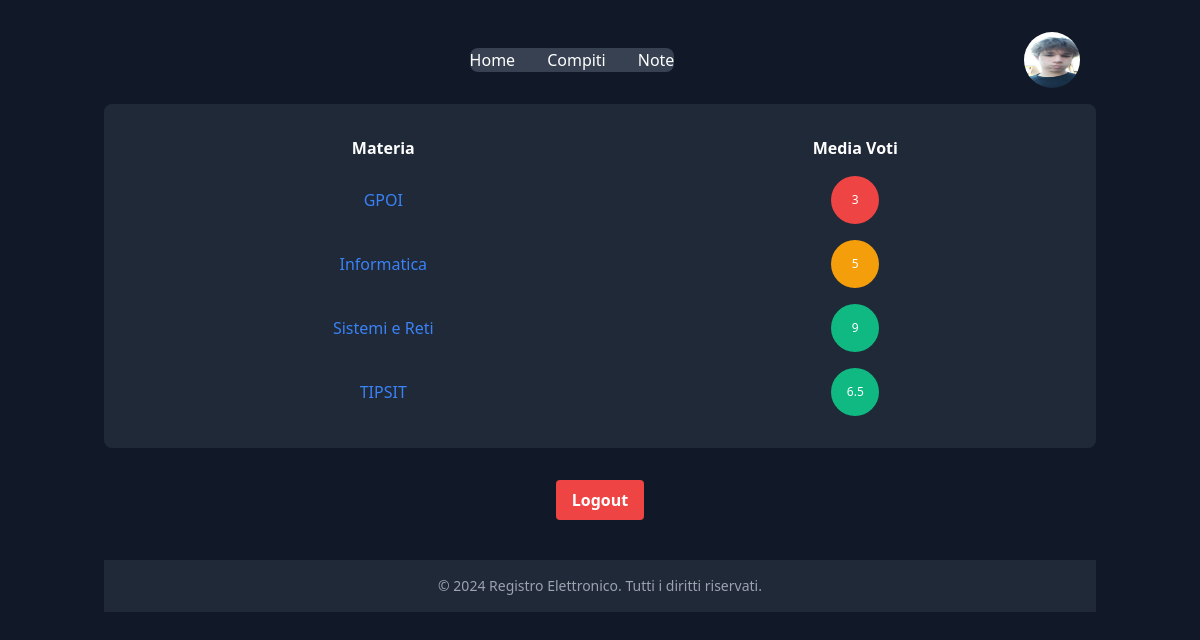
Page /pages/student_dashboard.php (signed in) on the committed database.
### tables this page shows
CREATE TABLE `users` (
  `id` int(11) NOT NULL,
  `username` varchar(50) NOT NULL,
  `password` varchar(255) NOT NULL,
  `role` enum('student','teacher','administration') NOT NULL,
  `profile_image` varchar(255) DEFAULT NULL
);

CREATE TABLE `courses` (
  `id` int(11) NOT NULL,
  `name` varchar(100) NOT NULL,
  `subject` varchar(100) NOT NULL,
  `description` text DEFAULT NULL
);

### pages/student_dashboard.php (the view, shortened to what this page needs)
<?php
include '../includes/database.php';
$user = $_SESSION['user'];
$student_id = $user['id'];
$sql_profile_image = "SELECT profile_image FROM users WHERE id = ?";
$stmt_profile_image = $conn->prepare($sql_profile_image);
$stmt_profile_image->bind_param("i", $student_id);
$stmt_profile_image->execute();
$result_profile_image = $stmt_profile_image->get_result();
$profile_image = ($result_profile_image->num_rows > 0) ? $result_profile_image->fetch_assoc()['profile_image'] : 'default_profile.jpg';
$sql_courses = "SELECT c.id AS course_id, c.name AS course_name, AVG(g.grade) AS average_grade
                FROM courses c
                LEFT JOIN grades g ON c.id = g.course_id
                WHERE g.student_id = ?
                GROUP BY c.id, c.name
                ORDER BY c.name ASC";
$stmt_courses = $conn->prepare($sql_courses);
$stmt_courses->bind_param("i", $student_id);
$stmt_courses->execute();
$result_courses = $stmt_courses->get_result();
?>
<!DOCTYPE html>
<html lang="it">
<head>
    <link href="https://cdn.jsdelivr.net/npm/tailwindcss@2.2.19/dist/tailwind.min.css" rel="stylesheet">
</head>
<body class="bg-gray-900 text-white">
    <div class="container mx-auto p-4">
        <nav class="bg-gray-900 border-gray-200 dark:bg-gray-900 relative">
            <div class="max-w-screen-xl flex flex-wrap items-center justify-between mx-auto p-4">
                <div class="flex items-center md:order-2 space-x-3 md:space-x-0 rtl:space-x-reverse">
                    <button type="button" class="flex text-sm bg-gray-800 rounded-full md:me-0 focus:ring-4 focus:ring-gray-300 dark:focus:ring-gray-600" id="user-menu-button" aria-expanded="false" onclick="toggleDropdown()">
                        <img class="w-14 h-14 rounded-full" src="<?php echo htmlspecialchars($profile_image); ?>" alt="user photo">
                    </button>
                </div>
                <div class="items-center justify-between hidden w-full md:flex md:w-auto md:order-1" id="navbar-user">
                    <ul class="flex flex-col font-medium p-4 md:p-0 mt-4 border border-gray-100 rounded-lg bg-gray-900 md:space-x-8 rtl:space-x-reverse md:flex-row md:mt-0 md:border-0 md:bg-gray-700 dark:bg-gray-800 md:dark:bg-gray-900 dark:border-gray-700">
                        <li>
                            <a href="#" class="block py-2 px-3 text-white bg-white-700 rounded md:bg-transparent md:text-white-700 md:p-0 md:dark:text-white-500" aria-current="page">Home</a>
                        </li>
                        <li>
                            <a href="#" class="block py-2 px-3 text-white-900 rounded hover:bg-white-100 md:hover:bg-transparent md:hover:text-white-700 md:p-0 dark:text-white md:dark:hover:text-white-500 dark:hover:bg-white-700 dark:hover:text-white md:dark:hover:bg-transparent dark:border-white-700">Compiti</a>
                        </li>
                        <li>
                            <a href="#" class="block py-2 px-3 text-white-900 rounded hover:bg-white-100 md:hover:bg-transparent md:hover:text-white-700 md:p-0 dark:text-white md:dark:hover:text-white-500 dark:hover:bg-white-700 dark:hover:text-white md:dark:hover:bg-transparent dark:border-white-700">Note</a>
                        </li>
                    </ul>
                </div>
            </div>
        </nav>
        <div class="bg-gray-800 p-6 rounded-lg">
            <table class="w-full">
                <thead>
                    <tr>
                        <th class="py-2 text-center">Materia</th>
                        <th class="py-2 text-center">Media Voti</th>
                    </tr>
                </thead>
                <tbody>
                    <?php
                    if ($result_courses->num_rows > 0) {
                        while ($row = $result_courses->fetch_assoc()) {
                            $media_voti = round($row['average_grade'], 2);
                            $colore = ($media_voti >= 6) ? 'green' : (($media_voti >= 5) ? 'yellow' : 'red');
                            echo "<tr>";
                            echo "<td class='py-2 text-left'>";
                            echo "<a href='view_grades.php?course_id=" . $row['course_id'] . "' class='text-blue-500 hover:text-blue-600 block text-center'>" . $row['course_name'] . "</a>";
                            echo "</td>";
                            echo "<td class='py-2 text-center'>";
                            echo "<div class='flex items-center justify-center'>";
                            echo "<div class='relative w-12 h-12'>";
                            echo "<div class='absolute w-full h-full rounded-full bg-$colore-500'></div>";
                            echo "<div class='absolute inset-0 flex items-center justify-center text-xs'>$media_voti</div>";
                            echo "</div>";
                            echo "</div>";
                            echo "</td>";
                            echo "</tr>";
                        }
                    } else {
                        echo "<tr><td colspan='2' class='py-2'>Nessuna materia trovata.</td></tr>";
                    }
                    ?>
                </tbody>
            </table>
        </div>
        <div class="mt-8 text-center">
            <p><a href="logout.php" class="inline-block bg-red-500 hover:bg-red-600 text-white font-bold py-2 px-4 rounded">Logout</a></p>
        </div>
        <footer class="footer bottom-0 w-full bg-gray-800 py-4 text-center my-10">
            <div class="container mx-auto">
                <p class="text-sm text-gray-400">&copy; <?php echo date("Y"); ?> Registro Elettronico. Tutti i diritti riservati.</p>
            </div>
        </footer>
    </div>
</body>
</html>

### rows in the picture
users: profile_image (picture)
courses: name "GPOI", media_voti "3"
courses: name "Informatica", media_voti "5"
courses: name "Sistemi e Reti", media_voti "9"
courses: name "TIPSIT", media_voti "6.5"
